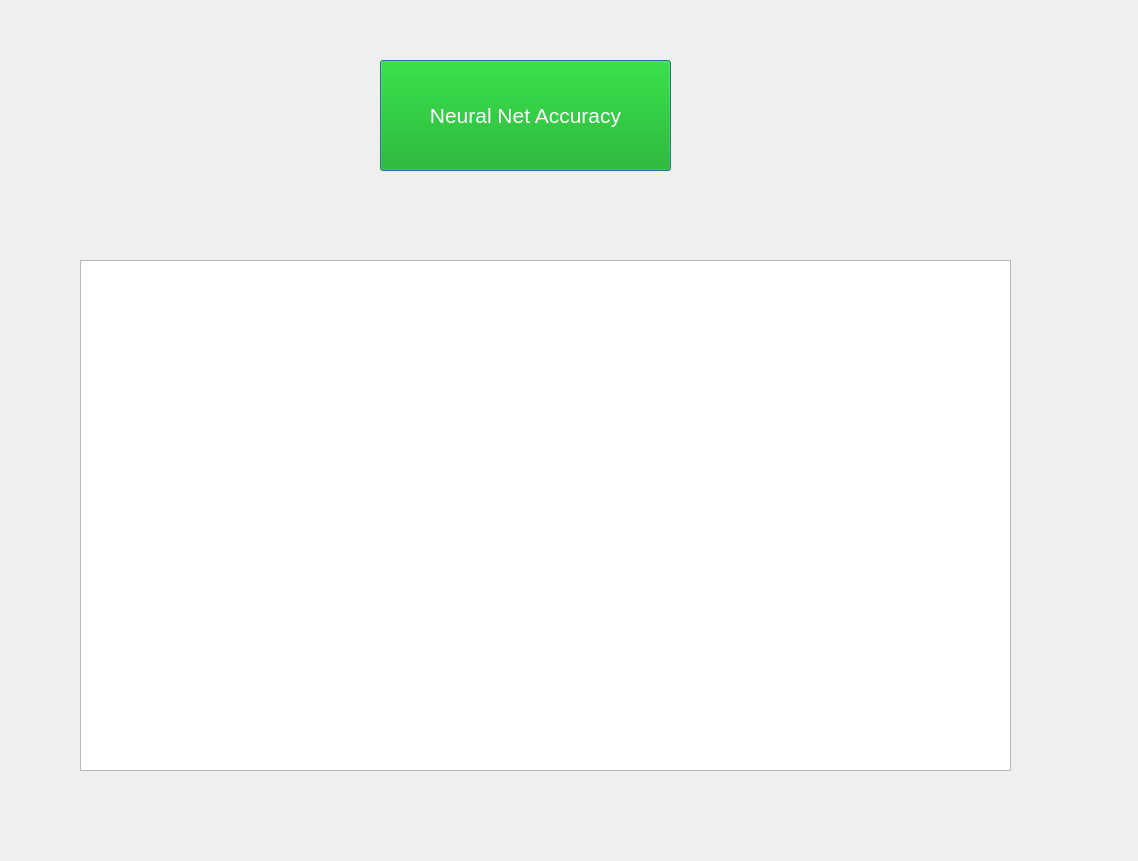
<?xml version="1.0" encoding="UTF-8"?>
<ui version="4.0">
 <class>Dialog</class>
 <widget class="QDialog" name="Dialog">
  <property name="geometry">
   <rect>
    <x>0</x>
    <y>0</y>
    <width>1138</width>
    <height>861</height>
   </rect>
  </property>
  <property name="windowTitle">
   <string>Dialog</string>
  </property>
  <widget class="QPushButton" name="pushButton">
   <property name="geometry">
    <rect>
     <x>380</x>
     <y>60</y>
     <width>291</width>
     <height>111</height>
    </rect>
   </property>
   <property name="font">
    <font>
     <pointsize>16</pointsize>
    </font>
   </property>
   <property name="styleSheet">
    <string notr="true">color:rgb(255, 255, 255);
background-color:  rgb(0, 170, 0);
</string>
   </property>
   <property name="text">
    <string>Neural Net Accuracy</string>
   </property>
  </widget>
  <widget class="QTextEdit" name="textEdit">
   <property name="geometry">
    <rect>
     <x>80</x>
     <y>260</y>
     <width>931</width>
     <height>511</height>
    </rect>
   </property>
   <property name="font">
    <font>
     <pointsize>15</pointsize>
    </font>
   </property>
   <property name="styleSheet">
    <string notr="true">color: rgb(0, 170, 0);</string>
   </property>
  </widget>
 </widget>
 <resources/>
 <connections/>
</ui>
